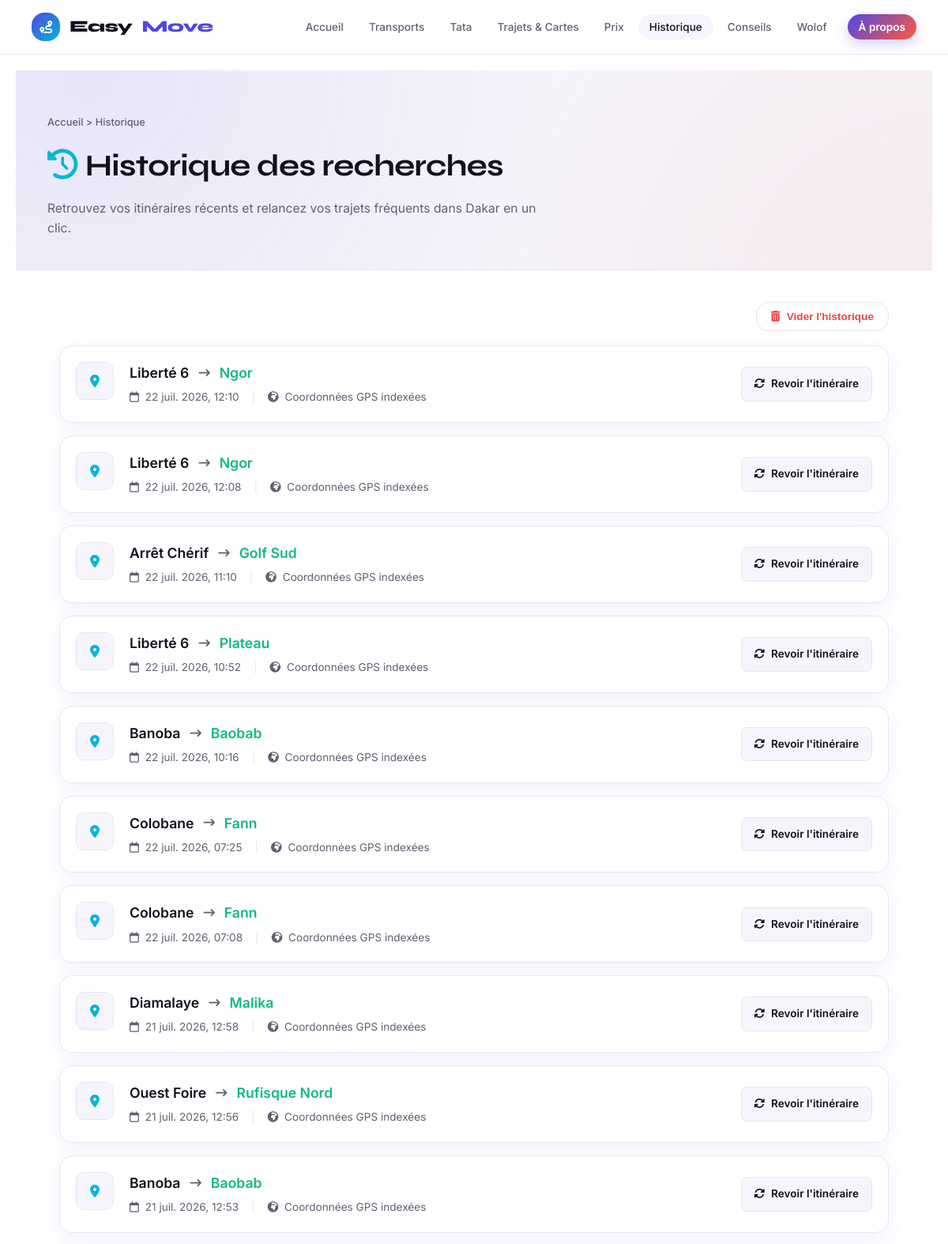
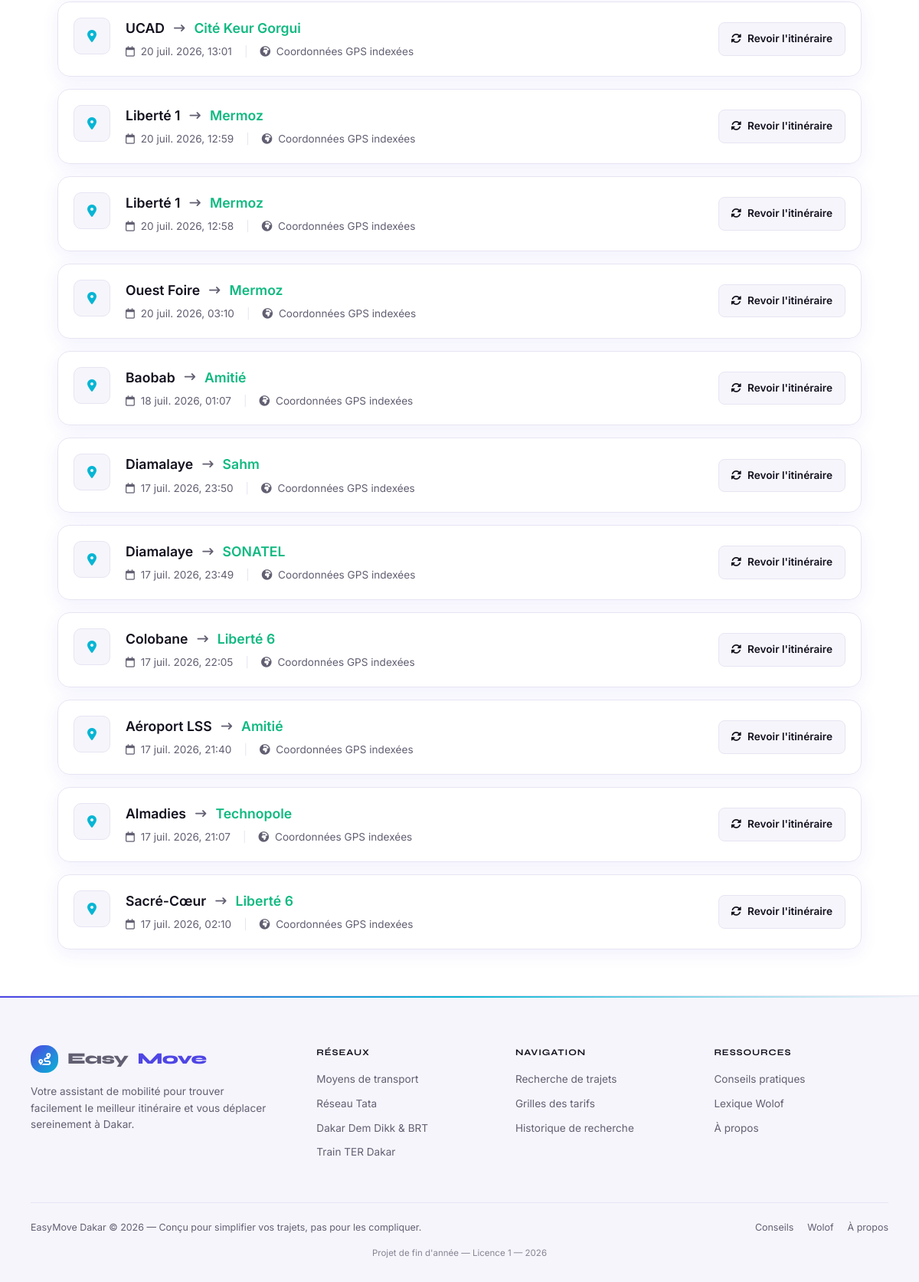
Page /historique on the committed database (2 pictures, top to bottom).
### tables this page shows
CREATE TABLE historique_recherches (
    id_historique       INTEGER PRIMARY KEY AUTOINCREMENT,
    adresse_depart      TEXT NOT NULL,
    adresse_arrivee     TEXT NOT NULL,
    lat_depart          REAL,
    lng_depart          REAL,
    lat_arrivee         REAL,
    lng_arrivee         REAL,
    date_recherche      DATETIME DEFAULT CURRENT_TIMESTAMP
, id_lieu_depart INTEGER, id_lieu_arrivee INTEGER);

### app.py (the view)
@app.route("/historique")
def historique():
    entrees = [dict(h) for h in database.get_historique_recent(limite=50)]
    for h in entrees:
        h["date_affichee"] = formater_date_fr(h["date_recherche"])
    return render_template(
        "historique.html",
        historique=entrees,
        active_page="historique"
    )

### app.py (called while the page is built)
def formater_date_fr(date_sqlite):
    try:
        dt = datetime.strptime(date_sqlite, "%Y-%m-%d %H:%M:%S")
    except (TypeError, ValueError):
        return date_sqlite
    return f"{dt.day} {MOIS_ABREGES_FR[dt.month - 1]} {dt.year}, {dt:%H:%M}"

### database.py (called while the page is built)
def get_connection():
    conn = sqlite3.connect(DB_PATH)
    conn.row_factory = sqlite3.Row
    conn.execute("PRAGMA foreign_keys = ON")
    return conn

def get_historique_recent(limite=10):
    conn = get_connection()
    try:
        historique = conn.execute("""
            SELECT * FROM historique_recherches
            ORDER BY date_recherche DESC
            LIMIT ?
        """, (limite,)).fetchall()
    except sqlite3.OperationalError:
        historique = []
    conn.close()
    return historique

### templates/historique.html (shortened to what this page needs)
{% extends "base.html" %}
{% block content %}
<div class="page-header">
    <div class="container">
        <div class="breadcrumb"><a href="{{ url_for('accueil') }}">Accueil</a> > Historique</div>
        <h1><i class="fa-solid fa-clock-rotate-left" style="color: var(--accent-cyan); margin-right: 10px;"></i>Historique des recherches</h1>
        <p>Retrouvez vos itinéraires récents et relancez vos trajets fréquents dans Dakar en un clic.</p>
    </div>
</div>
<div class="container" style="padding: 40px 0; max-width: 1050px;">
    {% if historique|length > 0 %}
    <div class="historique-header-actions">
        <button type="button" id="btnViderHistorique" class="btn-vider-historique" aria-label="Vider tout l'historique de recherches">
            <i class="fa-solid fa-trash-can"></i> Vider l'historique
        </button>
    </div>
    {% endif %}
    {% if historique|length == 0 %}
    <div class="bento-card" style="text-align: center; padding: 60px 20px;">
        <div style="width: 80px; height: 80px; background: var(--bg-secondary); border: 1px solid var(--border-color); border-radius: 50%; display: flex; align-items: center; justify-content: center; margin: 0 auto 20px auto;">
            <i class="fa-solid fa-route" style="font-size: 2rem; color: var(--text-muted);"></i>
        </div>
        <h2 style="font-size: 1.4rem; font-weight: 600; margin-bottom: 8px; color: var(--text-main);">Votre historique est vierge</h2>
        <p style="color: var(--text-muted); max-width: 450px; margin: 0 auto 24px auto; font-size: 0.95rem; line-height: 1.6;">
            Il semble que vous n'avez pas encore recherché d'itinéraires sur EasyMove Dakar. Vos calculs de trajets apparaîtront ici automatiquement.
        </p>
        <a href="{{ url_for('trajets') }}" class="btn-primary" style="text-decoration: none;">
            Planifier mon premier trajet <i class="fa-solid fa-arrow-right"></i>
        </a>
    </div>
    {% else %}
    <div style="display: flex; flex-direction: column; gap: 16px;">
        {% for item in historique %}
        <div class="bento-card historique-item stagger-item" style="padding: 20px; transition: transform 0.2s, border-color 0.2s;">
            <div class="historique-main">
                <div style="background: var(--bg-secondary); border: 1px solid var(--border-color); width: 48px; height: 48px; border-radius: 10px; display: flex; align-items: center; justify-content: center; flex-shrink: 0; color: var(--text-muted);">
                    <i class="fa-solid fa-location-dot" style="color: var(--accent-cyan);"></i>
                </div>
                <div style="display: flex; flex-direction: column; gap: 6px; min-width: 0;">
                    <div style="display: flex; align-items: center; gap: 12px; flex-wrap: wrap;">
                        <span style="font-weight: 600; font-size: 1.1rem; color: var(--text-main);">{{ item.adresse_depart }}</span>
                        <i class="fa-solid fa-arrow-right-long" style="color: var(--text-muted); font-size: 0.9rem;"></i>
                        <span style="font-weight: 600; font-size: 1.1rem; color: var(--accent-vert);">{{ item.adresse_arrivee }}</span>
                    </div>
                    <div style="display: flex; align-items: center; gap: 16px; font-size: 0.85rem; color: var(--text-muted);">
                        <span>
                            <i class="fa-regular fa-calendar" style="margin-right: 4px;"></i> {{ item.date_affichee }}
                        </span>
                        {% if item.lat_depart and item.lat_arrivee %}
                        <span style="color: var(--border-color);">|</span>
                        <span>
                            <i class="fa-solid fa-earth-africa" style="margin-right: 4px;"></i> Coordonnées GPS indexées
                        </span>
                        {% endif %}
                    </div>
                </div>
            </div>
            <div class="historique-actions" style="display: flex; align-items: center; gap: 12px;">
                <a href="{{ url_for('resultat_trajet', depart=item.id_lieu_depart, arrivee=item.id_lieu_arrivee) if item.id_lieu_depart and item.id_lieu_arrivee else url_for('trajets') }}"
                   title="Relancer cette recherche d'itinéraire"
                   style="background: var(--bg-secondary); border: 1px solid var(--border-color); color: var(--text-main); padding: 10px 16px; border-radius: 8px; font-weight: 600; font-size: 0.85rem; text-decoration: none; display: flex; align-items: center; justify-content: center; gap: 8px; transition: var(--transition);">
                    <i class="fa-solid fa-rotate"></i> Revoir l'itinéraire
                </a>
            </div>
        </div>
        {% endfor %}
    </div>
    {% endif %}
</div>
{% endblock %}

### static/css/style.css (style rules this page uses)
:root { --bg-primary: #ffffff; --bg-secondary: #f6f5fb; --fond-carte: rgba(255, 255, 255, 0.92); --text-main: #12101d; --text-muted: #635f72; --accent: #12101d; --primary-blue: #4f46e5; --border-color: #e7e4f2; --border-light: rgba(18, 16, 29, 0.06); --border-active: rgba(18, 16, 29, 0.18); --shadow: 0 6px 22px rgba(79, 70, 229, 0.08); --shadow-bold: 0 16px 36px rgba(79, 70, 229, 0.24); --radius: 16px; --transition: all 0.2s ease; --accent-bleu: #4f46e5; --accent-cyan: #06b6d4; --accent-vert: #10b981; --accent-jaune: #f59e0b; --accent-rouge: #ef4444; --accent-corail: #ff5a3c; --gradient-brand: linear-gradient(135deg, var(--accent-bleu) 0%, var(--accent-corail) 100%); --gradient-warm: linear-gradient(135deg, var(--accent-corail), var(--accent-jaune)); }
*, *::before, *::after { box-sizing: border-box; margin: 0; padding: 0; }
html, body { background-color: var(--bg-primary); color: var(--text-main); font-family: 'Inter', sans-serif; line-height: 1.6; -webkit-font-smoothing: antialiased; min-height: 100vh; transition: background-color 0.2s, color 0.2s; }
a { color: inherit; text-decoration: none; transition: var(--transition); }
h1, h2, h3, h4 { font-family: 'Syne', sans-serif; letter-spacing: -0.02em; color: var(--text-main); }
.container { max-width: 1200px; margin: 0 auto; padding: 0 40px; }
.page-header { padding: 56px 0 40px; background: radial-gradient(circle at 8% 0%, rgba(79, 70, 229, 0.09), transparent 55%), radial-gradient(circle at 100% 120%, rgba(255, 90, 60, 0.07), transparent 50%), var(--bg-secondary); border-bottom: 1px solid var(--border-color); }
.breadcrumb { font-size: 0.8rem; color: var(--text-muted); margin-bottom: 14px; font-weight: 500; }
.breadcrumb a { color: var(--text-muted); }
.page-header h1 { font-size: clamp(1.7rem, 3.2vw, 2.4rem); margin-bottom: 10px; }
.page-header p { color: var(--text-muted); font-size: 0.98rem; max-width: 620px; margin: 0; }
.hero, .page-header, .about-hero { animation: fadeInUp 0.7s ease both; }
.stagger-item { animation: fadeInUp 0.5s ease both; }
.stagger-item:nth-child(1) { animation-delay: 0.02s; }
.stagger-item:nth-child(2) { animation-delay: 0.06s; }
.stagger-item:nth-child(3) { animation-delay: 0.10s; }
.stagger-item:nth-child(4) { animation-delay: 0.14s; }
.stagger-item:nth-child(5) { animation-delay: 0.18s; }
.stagger-item:nth-child(6) { animation-delay: 0.22s; }
.stagger-item:nth-child(n+7) { animation-delay: 0.26s; }
.historique-item { display: grid; grid-template-columns: 1fr auto; align-items: center; gap: 20px; }
.historique-main { display: flex; align-items: flex-start; gap: 20px; min-width: 0; }
.historique-main > div:last-child { min-width: 0; }
.bento-card { background: var(--fond-carte); border: 1px solid var(--border-color); border-radius: var(--radius); box-shadow: var(--shadow); }
.historique-header-actions { display: flex; justify-content: flex-end; margin-bottom: 18px; }
.btn-vider-historique { display: inline-flex; align-items: center; gap: 8px; padding: 10px 18px; border-radius: var(--radius); border: 1px solid var(--border-color); background: var(--bg-primary); color: var(--accent-rouge); font-weight: 600; font-size: 0.85rem; cursor: pointer; transition: var(--transition); }

### rows in the picture
historique_recherches: adresse_depart "Liberté 6", adresse_arrivee "Ngor", date_affichee "22 juil. 2026, 12:10", lat_depart "Coordonnées GPS indexées"
historique_recherches: adresse_depart "Liberté 6", adresse_arrivee "Ngor", date_affichee "22 juil. 2026, 12:08", lat_depart "Coordonnées GPS indexées"
historique_recherches: adresse_depart "Arrêt Chérif", adresse_arrivee "Golf Sud", date_affichee "22 juil. 2026, 11:10", lat_depart "Coordonnées GPS indexées"
historique_recherches: adresse_depart "Liberté 6", adresse_arrivee "Plateau", date_affichee "22 juil. 2026, 10:52", lat_depart "Coordonnées GPS indexées"
historique_recherches: adresse_depart "Banoba", adresse_arrivee "Baobab", date_affichee "22 juil. 2026, 10:16", lat_depart "Coordonnées GPS indexées"
historique_recherches: adresse_depart "Colobane", adresse_arrivee "Fann", date_affichee "22 juil. 2026, 07:25", lat_depart "Coordonnées GPS indexées"
historique_recherches: adresse_depart "Colobane", adresse_arrivee "Fann", date_affichee "22 juil. 2026, 07:08", lat_depart "Coordonnées GPS indexées"
historique_recherches: adresse_depart "Diamalaye", adresse_arrivee "Malika", date_affichee "21 juil. 2026, 12:58", lat_depart "Coordonnées GPS indexées"
historique_recherches: adresse_depart "Ouest Foire", adresse_arrivee "Rufisque Nord", date_affichee "21 juil. 2026, 12:56", lat_depart "Coordonnées GPS indexées"
historique_recherches: adresse_depart "Banoba", adresse_arrivee "Baobab", date_affichee "21 juil. 2026, 12:53", lat_depart "Coordonnées GPS indexées"
historique_recherches: adresse_depart "UCAD", adresse_arrivee "Cité Keur Gorgui", date_affichee "20 juil. 2026, 13:01", lat_depart "Coordonnées GPS indexées"
historique_recherches: adresse_depart "Liberté 1", adresse_arrivee "Mermoz", date_affichee "20 juil. 2026, 12:59", lat_depart "Coordonnées GPS indexées"
historique_recherches: adresse_depart "Liberté 1", adresse_arrivee "Mermoz", date_affichee "20 juil. 2026, 12:58", lat_depart "Coordonnées GPS indexées"
historique_recherches: adresse_depart "Ouest Foire", adresse_arrivee "Mermoz", date_affichee "20 juil. 2026, 03:10", lat_depart "Coordonnées GPS indexées"
historique_recherches: adresse_depart "Baobab", adresse_arrivee "Amitié", date_affichee "18 juil. 2026, 01:07", lat_depart "Coordonnées GPS indexées"
historique_recherches: adresse_depart "Diamalaye", adresse_arrivee "Sahm", date_affichee "17 juil. 2026, 23:50", lat_depart "Coordonnées GPS indexées"
historique_recherches: adresse_depart "Diamalaye", adresse_arrivee "SONATEL", date_affichee "17 juil. 2026, 23:49", lat_depart "Coordonnées GPS indexées"
historique_recherches: adresse_depart "Colobane", adresse_arrivee "Liberté 6", date_affichee "17 juil. 2026, 22:05", lat_depart "Coordonnées GPS indexées"
historique_recherches: adresse_depart "Aéroport LSS", adresse_arrivee "Amitié", date_affichee "17 juil. 2026, 21:40", lat_depart "Coordonnées GPS indexées"
historique_recherches: adresse_depart "Almadies", adresse_arrivee "Technopole", date_affichee "17 juil. 2026, 21:07", lat_depart "Coordonnées GPS indexées"
historique_recherches: adresse_depart "Sacré-Cœur", adresse_arrivee "Liberté 6", date_affichee "17 juil. 2026, 02:10", lat_depart "Coordonnées GPS indexées"
